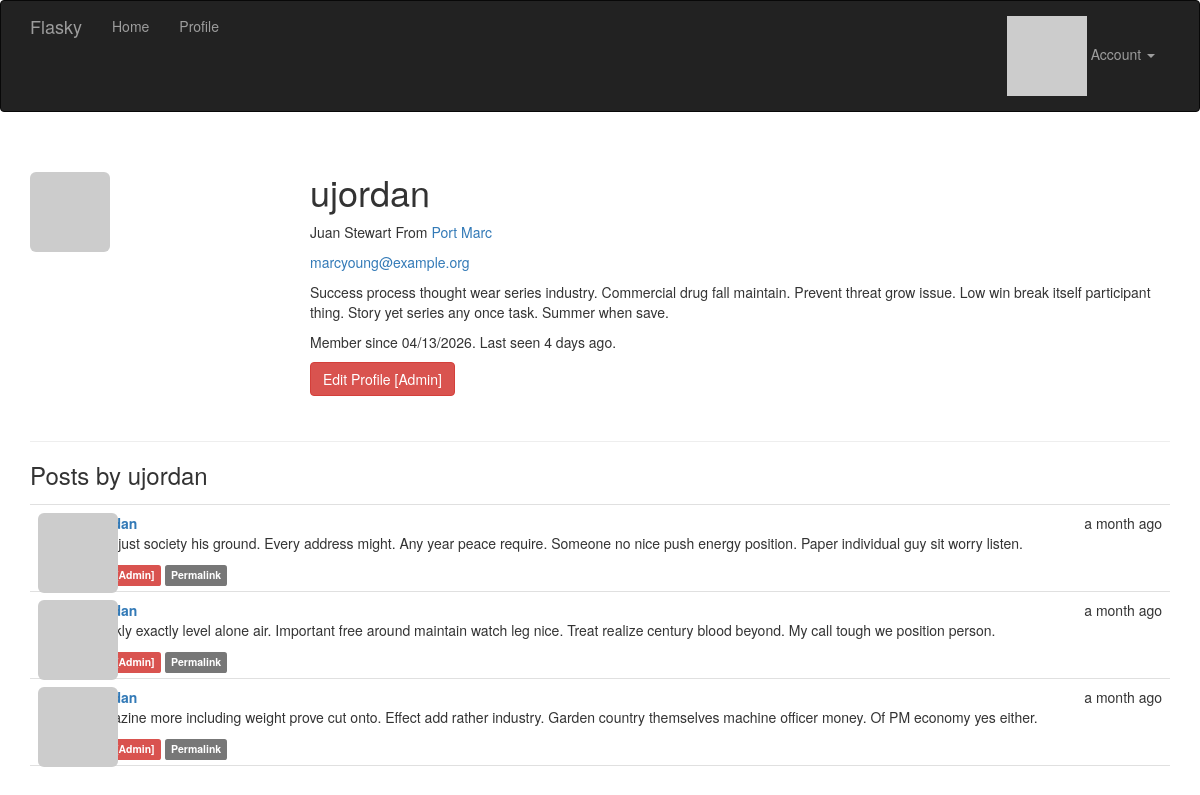
Page /user/ujordan (signed in) on the committed database.
### app/models.py (models this page shows, shortened)
class User(UserMixin, db.Model):
    __tablename__ = "users"
    id: Mapped[int] = mapped_column(primary_key=True)
    email: Mapped[str] = mapped_column(unique=True, index=True)
    username: Mapped[str] = mapped_column(unique=True, index=True)
    role_id: Mapped[int] = mapped_column(ForeignKey("roles.id"), nullable=True)
    password_hash: Mapped[str] = mapped_column(nullable=False)
    confirmed: Mapped[bool] = mapped_column(default=False)
    name: Mapped[str | None] = mapped_column()
    location: Mapped[str | None] = mapped_column()
    about_me: Mapped[str | None] = mapped_column(Text)
    member_since: Mapped[datetime] = mapped_column(DateTime(timezone=True), default=lambda: datetime.now(UTC))
    last_seen: Mapped[datetime] = mapped_column(DateTime(timezone=True), default=lambda: datetime.now(UTC))
    avatar_hash: Mapped[str | None] = mapped_column()
    posts: DynamicMapped["Post"] = relationship(back_populates="author", lazy="dynamic")
    @property
    def password(self) -> None:
        raise AttributeError("password is not a readable attribute")
    def can(self, perm: int) -> bool:
        return self.role is not None and self.role.has_permission(perm)
    def is_administrator(self) -> bool:
        return self.can(Permission.ADMIN)
    def ping(self) -> None:
        self.last_seen = datetime.now(UTC)
        db.session.add(self)
        db.session.commit()
    def gravatar(self, size: int = 100, default: str = "identicon", rating: str = "g") -> str:
        url: str = "https://secure.gravatar.com/avatar"
        hash_avatar: str = self.avatar_hash or self.gravatar_hash()
        return f"{url}/{hash_avatar}?s={size}&d={default}&r={rating}'."

class Post(db.Model):
    __tablename__ = "posts"
    id: Mapped[int] = mapped_column(primary_key=True)
    body: Mapped[str | None] = mapped_column(Text)
    body_html: Mapped[str | None] = mapped_column(Text)
    timestamp: Mapped[datetime] = mapped_column(DateTime, index=True, default=lambda: datetime.now(UTC))
    author_id: Mapped[int] = mapped_column(ForeignKey("users.id"))
    author: Mapped["User"] = relationship(back_populates="posts")

### app/main/views.py (the view)
@main.route("/user/<username>")
def user(username: str):
    user: User = User.query.filter_by(username=username).first()
    if user is None:
        abort(404)
    posts =  user.posts.order_by(Post.timestamp.desc()).all()
    return render_template("user.html", user=user, posts=posts)

### app/auth/views.py (called while the page is built)
@auth.before_app_request
def before_request():
    if current_user.is_authenticated:
        current_user.ping()
        if not current_user.confirmed and request.blueprint != "auth" and request.endpoint != "static":
            return redirect(url_for("auth.unconfirmed"))
    return None

### app/main/__init__.py (called while the page is built)
@main.app_context_processor
def inject_permissions():
    return dict(Permission=Permission)

### app/models.py (called while the page is built)
@login_manager.user_loader
def load_user(user_id) -> User |  None:
    return db.session.get(User, int(user_id))

    def has_permission(self, perm):
        return self.permissions & perm == perm

### app/templates/user.html (shortened to what this page needs)
{% extends "base.html" %}
{% block page_content %}
<div class="page-header">
    <img class="img-rounded profile-thumbnail" src="{{ user.gravatar(size=256) }}">
    <div class="profile-header">
        <h1>{{ user.username }}</h1>
        {% if user.name or user.location %}
            <p>
                {% if user.name %}{{ user.name }}{% endif %}
                {% if user.location %}
                    From <a href="https://maps.google.com/?q={{ user.location }}">
                            {{ user.location }}
                         </a>
                {% endif %}
            </p>
        {% endif %}
        {% if current_user.is_administrator() %}
            <p><a href="mailto:{{ user.email }}">{{ user.email }}</a></p>
        {% endif %}
        {% if user.about_me %}
            <p>{{ user.about_me }}</p>
        {% endif %}
        <p>
            Member since {{ moment(user.member_since).format("L") }}.
            Last seen {{ moment(user.last_seen).fromNow() }}.
        </p>
        <p>
            {% if current_user.is_administrator() %}
                <a class="btn btn-danger" href="{{ url_for('.edit_profile_admin', id=user.id) }}">Edit Profile [Admin]</a>
            {% endif %}
        </p>
    </div>
</div>
<h3>Posts by {{ user.username }}</h3>
{% include "_posts.html" %}
{% endblock %}

### app/templates/_posts.html
<ul class="posts">
    {% for post in posts %}
        <li class="post">
            <div class="post-thumbnail">
                <a href="{{ url_for('.user', username=post.author.username) }}">
                    <img class="img-rounded profile-thumbnail" src="{{ post.author.gravatar(size=40) }}">
                </a>
            </div>
            <div class="post-content">
                <div class="post-date">{{ moment(post.timestamp).fromNow() }}</div>
                <div class="post-author"><a href="{{ url_for('.user', username=post.author.username) }}">{{ post.author.username }}</a></div>
                <div class="post-body">
                    {% if post.body_html %}
                        {{ post.body_html | safe }}
                    {% else %}
                        {{ post.body }}
                    {% endif %}
                </div>
                <div class="post-footer">
                    {% if current_user == post.author %}
                        <a href="{{ url_for('.edit', id=post.id) }}">
                            <span class="label label-primary">Edit</span>
                        </a>
                    {% elif current_user.is_administrator() %}
                        <a href="{{ url_for('.edit', id=post.id) }}">
                            <span class="label label-danger">Edit [Admin]</span>
                        </a>
                    {% endif %}
                    <a href="{{ url_for('.post', id=post.id) }}">
                        <span class="label label-default">Permalink</span>
                    </a>
                </div>
            </div>
        </li>
    {% endfor %}
</ul>

### app/static/styles.css (style rules this page uses)
.profile-thumbnail { position: absolute; }
.profile-header { min-height: 260px; margin-left: 280px; }
ul.posts { list-style-type: none; padding: 0px; margin: 16px 0px 0px 0px; border-top: 1px solid #e0e0e0; }
ul.posts li.post { padding: 8px; border-bottom: 1px solid #e0e0e0; }
div.post-date { float: right; }
div.post-author { font-weight: bold; }
div.post-thumbnail { position: absolute; }
div.post-content { margin-left: 48px; min-height: 48px; }

### rows in the picture
User: username "ujordan", name "Juan Stewart", location "Port Marc", email "marcyoung@example.org", about_me "Success process thought wear series industry. Commercial drug fall maintain. Prevent threat grow issue. Low win break itself participant thing. Story yet series any once task. Summer when save.", member_since "04/13/2026", last_seen "4 days ago"
Post: timestamp "a month ago", body_html "Year just society his ground. Every address might. Any year peace require. Someone no nice push energy position. Paper individual guy sit worry listen."
Post: timestamp "a month ago", body_html "Quickly exactly level alone air. Important free around maintain watch leg nice. Treat realize century blood beyond. My call tough we position person."
Post: timestamp "a month ago", body_html "Magazine more including weight prove cut onto. Effect add rather industry. Garden country themselves machine officer money. Of PM economy yes either."
